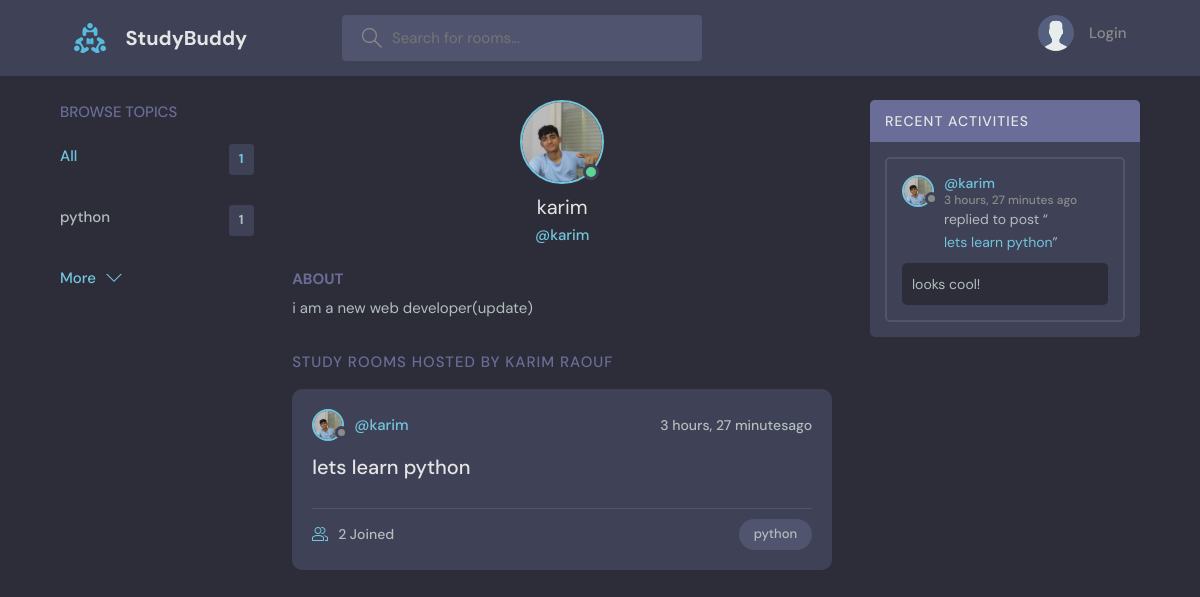
The app's page /profile/1 with its own data.
### base/models.py (models this page shows)
class Topic(models.Model):
    name = models.CharField(max_length=200)
    def __str__(self):
        return self.name

class User(AbstractUser):
    name = models.CharField(max_length=200 , null = True)
    email = models.EmailField(unique = True , null = True)
    bio = models.TextField(null = True)
    avatar = models.ImageField(null = True , default = 'avatar.svg')
    USERNAME_FIELD = 'email'
    REQUIRED_FIELDS = []

class Room(models.Model):
    host = models.ForeignKey(User , on_delete=models.SET_NULL , null=True)
    topic =  models.ForeignKey(Topic , on_delete=models.SET_NULL , null=True)
    name = models.CharField(max_length=200)
    description = models.TextField(null=True , blank=True)
    participants = models.ManyToManyField(User , related_name ='participants' , blank = True)
    updated = models.DateTimeField(auto_now=True)
    created = models.DateTimeField(auto_now_add=True)
    class Meta:
        ordering = ['-updated' , '-created']
    def __str__(self):
        return self.name

class Message(models.Model):
    user = models.ForeignKey(User , on_delete=models.CASCADE)
    room = models.ForeignKey(Room , on_delete=models.CASCADE)
    body = models.TextField()
    updated = models.DateTimeField(auto_now=True)
    created = models.DateTimeField(auto_now_add=True)
    class Meta:
        ordering = ['-updated' , '-created']
    def __str__(self):
        return self.body[0:50]

### base/views.py (the view)
# urls.py: path('profile/<int:id>', views.userprofile , name = 'user-profile'),
def userprofile(request ,id):
    user = User.objects.get(id=id)
    rooms = user.room_set.all()
    room_messages = user.message_set.all()
    topics = Topic.objects.all()
    context = {'user' : user , 'rooms' : rooms , 'room_messages' :  room_messages ,
               'topics' : topics}
    return render(request , 'base/profile.html' , context)

### base/templates/base/profile.html (shortened to what this page needs)
{% extends 'main.html' %}
{% block content %}
  <main class="profile-page layout layout--3">
    <div class="container">
      {% include 'base/topics_components.html' %}
      <div class="roomList">
        <div class="profile">
          <div class="profile__avatar">
            <div class="avatar avatar--large active">
              <img src="{{user.avatar.url}}" />
            </div>
          </div>
          <div class="profile__info">
            <h3>{{user.username}}</h3>
            <p>@{{user.username}}</p>
          </div>
          <div class="profile__about">
            <h3>About</h3>
            <p>
              {{user.bio}}
            </p>
          </div>
        </div>
        <div class="roomList__header">
          <div>
            <h2>Study Rooms Hosted by {{user.name}}</a>
            </h2>
          </div>
        </div>
        {% include 'base/feed_component.html' %}
      </div>
      {% include 'base/activity_component.html' %}
    </div>
  </main>
{% endblock content %}

### base/templates/base/topics_components.html
<div class="topics">
    <div class="topics__header">
      <h2>Browse Topics</h2>
    </div>
    <ul class="topics__list">
      <li>
        <a href="{% url 'home' %}" class="active">All <span>{{topics.count}}</span></a>
      </li>
      {% for topic in topics %}
        <li>
            <a href = "{% url 'home' %}?q={{topic.name}}">{{topic.name}} <span>{{topic.room_set.all.count}}</span></a>
        </li>
      {% endfor %}
    </ul>
    <a class="btn btn--link" href="{% url 'topics' %}">
      More
      <svg version="1.1" xmlns="http://www.w3.org/2000/svg" width="32" height="32" viewBox="0 0 32 32">
        <title>chevron-down</title>
        <path d="M16 21l-13-13h-3l16 16 16-16h-3l-13 13z"></path>
      </svg>
    </a>
  </div>

### base/templates/base/feed_component.html (shortened to what this page needs)
{% for  room in rooms %}
    <div class="roomListRoom">
      <div class="roomListRoom__header">
        <a href="{% url 'user-profile' room.host.id %}" class="roomListRoom__author">
         <div class="avatar avatar--small">
            <img src="{{room.host.avatar.url}}" />
        </div>
            <span>@{{room.host.username}}</span>
        </a>
        <div class="roomListRoom__actions">
            <span>{{room.created|timesince}}ago</span>
        </div>
      </div>
        <div class="roomListRoom__content">
            <a href="{% url 'room' room.id %}">{{room.name}}</a>
        </div>
        <div class="roomListRoom__meta">
            <a href="{% url 'room' room.id %}" class="roomListRoom__joined">
                {{room.participants.all.count}} Joined
            </a>
            <p class="roomListRoom__topic">{{room.topic.name}}</p>
        </div>
    </div>
{% endfor %}

### base/templates/base/activity_component.html (shortened to what this page needs)
<div class="activities">
    <div class="activities__header">
      <h2>Recent Activities</h2>
    </div>
    {% for message in room_messages %}
    <div class="activities__box">
        <div class="activities__boxHeader roomListRoom__header">
            <a href="{% url 'user-profile' message.user.id %}" class="roomListRoom__author">
          <div class="avatar avatar--small">
            <img src="{{message.user.avatar.url}}" />
          </div>
          <p>
            @{{message.user.username}}
            <span>{{message.created|timesince}} ago</span>
          </p>
            </a>
        </div>
        <div class="activities__boxContent">
        <p>replied to post “<a href="{% url 'room' message.room.id %}">{{message.room}}</a>”</p>
        <div class="activities__boxRoomContent">
          {{message.body}}
        </div>
        </div>
    </div>
    {% endfor %}
 </div>

### records on screen
Topic: name "python", room_set.all.count "1"
User: avatar (picture), username "karim", bio "i am a new web developer(update)", name "KARIM RAOUF"
Room: host.avatar (picture), host.username "karim", created "3 hours, 27 minutes", name "lets learn python", participants.all.count "2", topic.name "python"
Message: user.avatar (picture), user.username "karim", created "3 hours, 27 minutes", room "lets learn python", body "looks cool!"

### other values on screen
{{ topics.count }} "1"
